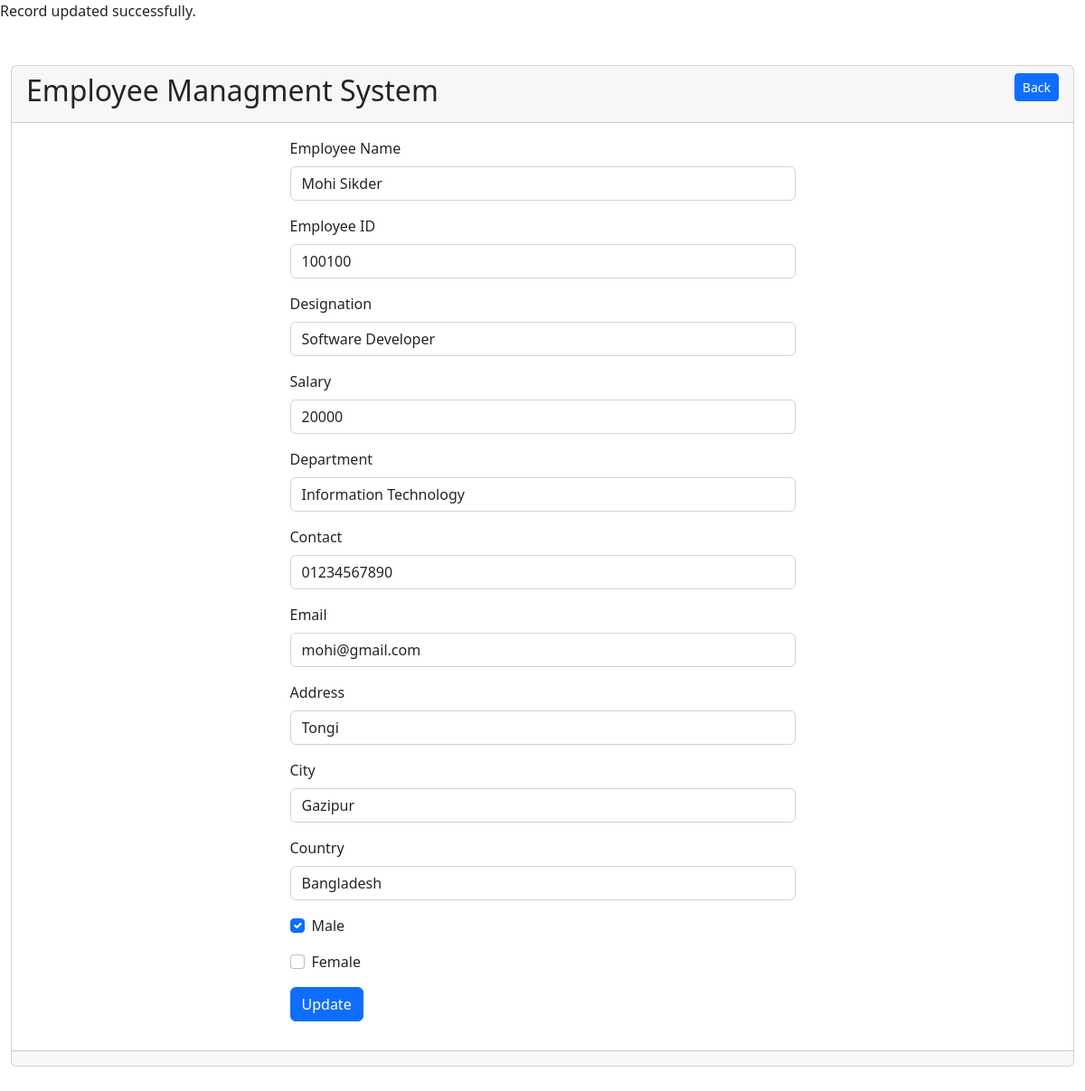
Page /update.php?id=1 on the committed database.
### tables this page shows
CREATE TABLE `employee` (
  `id` int(11) NOT NULL,
  `employee_name` varchar(55) NOT NULL,
  `employee_id` varchar(55) NOT NULL,
  `employee_designation` varchar(55) NOT NULL,
  `employee_salary` varchar(55) NOT NULL,
  `employee_gender` varchar(55) NOT NULL,
  `employee_department` varchar(55) NOT NULL,
  `employee_contact` varchar(55) NOT NULL,
  `employee_email` varchar(55) NOT NULL,
  `employee_address` varchar(55) NOT NULL,
  `employee_city` varchar(55) NOT NULL,
  `employee_country` varchar(55) NOT NULL
);

### update.php (the view, shortened to what this page needs)
<?php include 'controller/updateController.php';
if (isset($_GET['id'])) {
    $id = $_GET['id'];
    $sql = "SELECT * FROM `employee` WHERE `id`='$id'";
    $result = $conn->query($sql);
    if ($result->num_rows > 0) {
        while ($row = $result->fetch_assoc()) {
            $employee_name = $row['employee_name'];
            $employee_id = $row['employee_id'];
            $employee_designation = $row['employee_designation'];
            $employee_salary = $row['employee_salary'];
            $employee_department = $row['employee_department'];
            $employee_contact = $row['employee_contact'];
            $employee_email = $row['employee_email'];
            $employee_address = $row['employee_address'];
            $employee_city = $row['employee_city'];
            $employee_country = $row['employee_country'];
            $employee_gender = $row['employee_gender'];
        }
?>
<!doctype html>
<html lang="en">
<head>
    <link rel="stylesheet" href="https://cdn.jsdelivr.net/npm/bootstrap-icons@1.9.1/font/bootstrap-icons.css">
    <link href="https://cdn.jsdelivr.net/npm/bootstrap@5.2.2/dist/css/bootstrap.min.css" rel="stylesheet"
>
</head>
<body>
    <div class="container-fluid my-5">
        <div class="row">
            <div class="col-md-12">
                <div class="card">
                    <div class="card-header d-flex">
                        <h2>Employee Managment System</h2>
                        <a class="ms-auto" href="index.php"><button class="btn btn-primary btn-sm">Back</button></a>
                    </div>
                    <div class="card-body">
                        <div class="row justify-content-center">
                            <div class="col-md-6">
                                <form action="" method="POST">
                                    <div class="mb-3">
                                        <label class="form-label">Employee Name</label>
                                        <input type="text" class="form-control" name="employee_name"
                                            value="<?php echo $employee_name ?>">
                                    </div>
                                    <div class="mb-3">
                                        <label class="form-label">Employee ID</label>
                                        <input type="text" class="form-control" name="employee_id"
                                            value="<?php echo $employee_id ?>">
                                    </div>
                                    <div class="mb-3">
                                        <label class="form-label">Designation</label>
                                        <input type="text" class="form-control" name="employee_designation"
                                            value="<?php echo $employee_designation ?>">
                                    </div>
                                    <div class="mb-3">
                                        <label class="form-label">Salary</label>
                                        <input type="text" class="form-control" name="employee_salary"
                                            value="<?php echo $employee_salary ?>">
                                    </div>
                                    <div class="mb-3">
                                        <label class="form-label">Department</label>
                                        <input type="text" class="form-control" name="employee_department"
                                            value="<?php echo $employee_department ?>">
                                    </div>
                                    <div class="mb-3">
                                        <label class="form-label">Contact</label>
                                        <input type="text" class="form-control" name="employee_contact"
                                            value="<?php echo $employee_contact ?>">
                                    </div>
                                    <div class="mb-3">
                                        <label class="form-label">Email</label>
                                        <input type="email" class="form-control" name="employee_email"
                                            value="<?php echo $employee_email ?>">
                                    </div>
                                    <div class="mb-3">
                                        <label class="form-label">Address</label>
                                        <input type="text" class="form-control" name="employee_address"
                                            value="<?php echo $employee_address ?>">
                                    </div>
                                    <div class="mb-3">
                                        <label class="form-label">City</label>
                                        <input type="text" class="form-control" name="employee_city"
                                            value="<?php echo $employee_city ?>">
                                    </div>
                                    <div class="mb-3">
                                        <label class="form-label">Country</label>
                                        <input type="text" class="form-control" name="employee_country"
                                            value="<?php echo $employee_country ?>">
                                    </div>
                                    <div class="mb-3 form-check">
                                        <input type="checkbox" class="form-check-input" name="employee_gender"
                                            value="Male" <?php if ($employee_gender == 'Male') echo "checked" ?>>
                                        <label class="form-check-label">Male</label>
                                    </div>
                                    <div class="mb-3 form-check">
                                        <input type="checkbox" class="form-check-input" name="employee_gender"
                                            value="Female" <?php if ($employee_gender == 'Female') echo "checked" ?>>
                                        <label class="form-check-label">Female</label>
                                    </div>
                                    <button type="submit" name="update" class="btn btn-primary">Update</button>
                                </form>
                            </div>
                        </div>
                    </div>
                    <div class="card-footer"></div>
                </div>
            </div>
        </div>
    </div>
</body>
</html>
<?php
    } else {
        header('Location: index.php');
    }
}
?>

### rows in the picture
employee: employee_name "Mohi Sikder", employee_id "100100", employee_designation "Software Developer", employee_salary "20000", employee_department "Information Technology", employee_contact "01234567890", employee_email "mohi@gmail.com", employee_address "Tongi", employee_city "Gazipur", employee_country "Bangladesh", employee_gender "☑"
